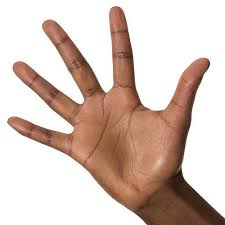
#> input picture images/raised_hand.jpg, 225 x 225 px
$ jupyter execute 'Contours - solution.ipynb'   (shell and % lines are left out)
#> lines starting #> are read from the running program, lines starting #| are printed output that depends on the picture; after the words box and inside, x2 and y2 are one past the last pixel; in counts of white or black regions, pixels touching at a corner belong together
# Image Contouring

### Import resources and display image

[cell 1]
import numpy as np
import matplotlib.pyplot as plt
import cv2


# Read in the image
image = cv2.imread('images/raised_hand.jpg')
#> image is the input picture: shape (225, 225, 3); mean B, G, R 186.5, 195.7, 214.9

# Make a copy of the image
image_copy = np.copy(image)

# Change color to RGB (from BGR)
image_copy = cv2.cvtColor(image_copy, cv2.COLOR_BGR2RGB)

plt.imshow(image_copy)

### Produce a binary image for finding contours

[cell 2]
# Convert to grayscale
gray = cv2.cvtColor(image_copy,cv2.COLOR_RGB2GRAY)
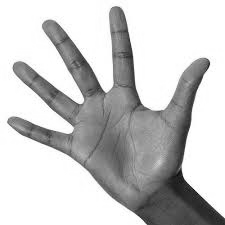
#> gray: shape (225, 225); min 3, max 255, mean 200.4

# Create a binary thresholded image
retval, binary = cv2.threshold(gray, 225, 255, cv2.THRESH_BINARY_INV)
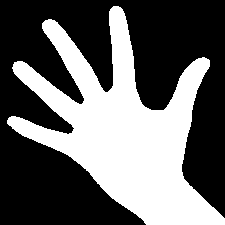
#> binary: shape (225, 225); 39.3% white; 1 white region

plt.imshow(binary, cmap='gray')

### Find and draw the contours

[cell 3]
# Find contours from thresholded image
contours, hierarchy = cv2.findContours(binary, cv2.RETR_TREE, cv2.CHAIN_APPROX_SIMPLE)
#> contours = 1 contour; box (x1, y1, x2, y2) and area: (7, 6, 225, 225) 19348

# Draw all contours on a copy of the original image
image_copy2 = np.copy(image_copy)
all_contours = cv2.drawContours(image_copy2, contours, -1, (0,255,0), 2)
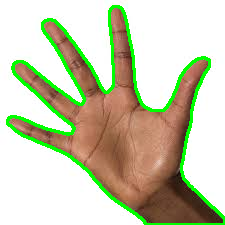
#> all_contours: shape (225, 225, 3); mean R, G, B 200.6, 203.1, 174.7

plt.imshow(all_contours)

[cell 4]
# Select a contour and find its bounding box

selected_cnt = contours[0]
#> selected_cnt = contour of 487 points, box (x1, y1, x2, y2) (7, 6, 225, 225), area 19348
x,y,w,h = cv2.boundingRect(selected_cnt)
#> x = 7; y = 6; w = 218; h = 219

# draw the rectangle as a purple box
box_image = cv2.rectangle(all_contours,(x,y),(x+w,y+h),(200,0,200),2)
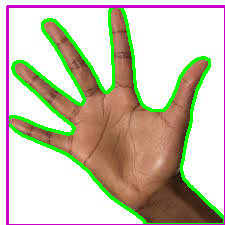
#> box_image: shape (225, 225, 3); mean R, G, B 199.4, 194.3, 173.5

plt.imshow(box_image)
